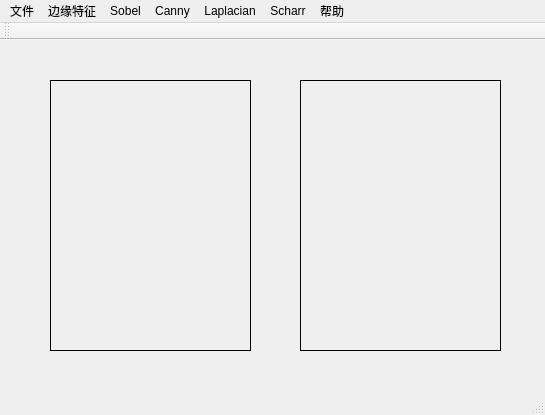
<?xml version="1.0" encoding="UTF-8"?>
<ui version="4.0">
 <class>MainWindow</class>
 <widget class="QMainWindow" name="MainWindow">
  <property name="geometry">
   <rect>
    <x>0</x>
    <y>0</y>
    <width>545</width>
    <height>415</height>
   </rect>
  </property>
  <property name="windowTitle">
   <string>IEDLS</string>
  </property>
  <widget class="QWidget" name="centralWidget">
   <widget class="QLabel" name="label1">
    <property name="geometry">
     <rect>
      <x>50</x>
      <y>40</y>
      <width>201</width>
      <height>271</height>
     </rect>
    </property>
    <property name="frameShape">
     <enum>QFrame::Box</enum>
    </property>
    <property name="text">
     <string/>
    </property>
   </widget>
   <widget class="QLabel" name="label2">
    <property name="geometry">
     <rect>
      <x>300</x>
      <y>40</y>
      <width>201</width>
      <height>271</height>
     </rect>
    </property>
    <property name="frameShape">
     <enum>QFrame::Box</enum>
    </property>
    <property name="text">
     <string/>
    </property>
   </widget>
  </widget>
  <widget class="QMenuBar" name="menuBar">
   <property name="geometry">
    <rect>
     <x>0</x>
     <y>0</y>
     <width>545</width>
     <height>23</height>
    </rect>
   </property>
   <widget class="QMenu" name="menu">
    <property name="title">
     <string>文件</string>
    </property>
    <addaction name="openLenaJpg"/>
    <addaction name="openCustomeFile"/>
    <addaction name="restoreFile"/>
    <addaction name="exitSystem"/>
   </widget>
   <widget class="QMenu" name="menu_2">
    <property name="title">
     <string>帮助</string>
    </property>
    <addaction name="copyright"/>
    <addaction name="about"/>
   </widget>
   <widget class="QMenu" name="menu_3">
    <property name="title">
     <string>边缘特征</string>
    </property>
    <addaction name="separator"/>
    <addaction name="actionSobel"/>
    <addaction name="actionCanny"/>
    <addaction name="actionLaplacian"/>
    <addaction name="actionScharr"/>
   </widget>
   <widget class="QMenu" name="menuSobel">
    <property name="title">
     <string>Sobel</string>
    </property>
    <widget class="QMenu" name="menu_4">
     <property name="title">
      <string>方向</string>
     </property>
     <addaction name="actionDx"/>
     <addaction name="actionDy"/>
     <addaction name="actionDx_dy"/>
    </widget>
    <widget class="QMenu" name="menuKsize">
     <property name="title">
      <string>Ksize大小</string>
     </property>
     <addaction name="separator"/>
     <addaction name="action1"/>
     <addaction name="action3"/>
     <addaction name="action5"/>
     <addaction name="action7"/>
    </widget>
    <widget class="QMenu" name="menuScale">
     <property name="title">
      <string>scale缩放因子</string>
     </property>
     <addaction name="action1_2"/>
     <addaction name="action0_5"/>
     <addaction name="action2"/>
    </widget>
    <widget class="QMenu" name="menuDelta">
     <property name="title">
      <string>delta值</string>
     </property>
     <addaction name="actionDelta_0"/>
     <addaction name="actionDelta_1"/>
     <addaction name="actionDelta_2"/>
    </widget>
    <addaction name="menu_4"/>
    <addaction name="menuKsize"/>
    <addaction name="menuScale"/>
    <addaction name="menuDelta"/>
   </widget>
   <widget class="QMenu" name="menuCanny">
    <property name="title">
     <string>Canny</string>
    </property>
    <widget class="QMenu" name="menuApertureSize">
     <property name="title">
      <string>apertureSize</string>
     </property>
     <addaction name="actionAs_4"/>
     <addaction name="actionAs_1"/>
     <addaction name="actionAs_3"/>
    </widget>
    <widget class="QMenu" name="menuL2gradient">
     <property name="title">
      <string>L2gradient</string>
     </property>
     <addaction name="actionFalse"/>
     <addaction name="actionTrue"/>
    </widget>
    <widget class="QMenu" name="menuThreshold1">
     <property name="title">
      <string>threshold1</string>
     </property>
     <addaction name="action50"/>
     <addaction name="action100"/>
    </widget>
    <widget class="QMenu" name="menuThreshold2">
     <property name="title">
      <string>threshold2</string>
     </property>
     <addaction name="action150"/>
     <addaction name="action200"/>
    </widget>
    <addaction name="menuThreshold1"/>
    <addaction name="menuThreshold2"/>
    <addaction name="menuApertureSize"/>
    <addaction name="menuL2gradient"/>
   </widget>
   <widget class="QMenu" name="menuLaplacian">
    <property name="title">
     <string>Laplacian</string>
    </property>
    <widget class="QMenu" name="menuKsize_2">
     <property name="title">
      <string>ksize</string>
     </property>
     <addaction name="actionKsize_1"/>
     <addaction name="actionKsize_3"/>
     <addaction name="actionKsize_5"/>
    </widget>
    <widget class="QMenu" name="menuScale_2">
     <property name="title">
      <string>scale</string>
     </property>
     <addaction name="actionScale_1"/>
     <addaction name="actionScale_0_5"/>
     <addaction name="actionScale_3"/>
    </widget>
    <widget class="QMenu" name="menuDelta_2">
     <property name="title">
      <string>delta</string>
     </property>
     <addaction name="actionDelta_4"/>
     <addaction name="actionDelta_50"/>
     <addaction name="actionDelta_100"/>
    </widget>
    <addaction name="menuKsize_2"/>
    <addaction name="menuScale_2"/>
    <addaction name="menuDelta_2"/>
   </widget>
   <widget class="QMenu" name="menuScharr">
    <property name="title">
     <string>Scharr</string>
    </property>
    <widget class="QMenu" name="menu_5">
     <property name="title">
      <string>方向</string>
     </property>
     <addaction name="actionX"/>
     <addaction name="actionY"/>
    </widget>
    <widget class="QMenu" name="menuScale_3">
     <property name="title">
      <string>scale</string>
     </property>
     <addaction name="actionSscale_1"/>
     <addaction name="actionSscale_0_5"/>
     <addaction name="actionSscale_2"/>
    </widget>
    <widget class="QMenu" name="menuDelta_3">
     <property name="title">
      <string>delta</string>
     </property>
     <addaction name="actionSdelta_0"/>
     <addaction name="actionSdelta_50"/>
     <addaction name="actionSdelta_100"/>
    </widget>
    <addaction name="menu_5"/>
    <addaction name="menuScale_3"/>
    <addaction name="menuDelta_3"/>
   </widget>
   <addaction name="menu"/>
   <addaction name="menu_3"/>
   <addaction name="menuSobel"/>
   <addaction name="menuCanny"/>
   <addaction name="menuLaplacian"/>
   <addaction name="menuScharr"/>
   <addaction name="menu_2"/>
  </widget>
  <widget class="QToolBar" name="mainToolBar">
   <attribute name="toolBarArea">
    <enum>TopToolBarArea</enum>
   </attribute>
   <attribute name="toolBarBreak">
    <bool>false</bool>
   </attribute>
  </widget>
  <widget class="QStatusBar" name="statusBar"/>
  <action name="openLenaJpg">
   <property name="text">
    <string>打开测试文件（lena.jpg)</string>
   </property>
  </action>
  <action name="openCustomeFile">
   <property name="text">
    <string>打开自定义文件</string>
   </property>
  </action>
  <action name="restoreFile">
   <property name="text">
    <string>还原</string>
   </property>
  </action>
  <action name="exitSystem">
   <property name="text">
    <string>退出</string>
   </property>
  </action>
  <action name="copyright">
   <property name="text">
    <string>版权</string>
   </property>
  </action>
  <action name="about">
   <property name="text">
    <string>关于</string>
   </property>
  </action>
  <action name="actionSobel">
   <property name="text">
    <string>Sobel</string>
   </property>
  </action>
  <action name="actionCanny">
   <property name="text">
    <string>Canny</string>
   </property>
  </action>
  <action name="actionLaplacian">
   <property name="text">
    <string>Laplacian</string>
   </property>
  </action>
  <action name="actionDx">
   <property name="text">
    <string>dx</string>
   </property>
  </action>
  <action name="actionDy">
   <property name="text">
    <string>dy</string>
   </property>
  </action>
  <action name="actionDx_dy">
   <property name="text">
    <string>dx&amp;&amp;dy</string>
   </property>
  </action>
  <action name="action1">
   <property name="text">
    <string>size=1</string>
   </property>
  </action>
  <action name="action3">
   <property name="text">
    <string>size=3</string>
   </property>
  </action>
  <action name="action5">
   <property name="text">
    <string>size=5</string>
   </property>
  </action>
  <action name="action7">
   <property name="text">
    <string>size=7</string>
   </property>
  </action>
  <action name="action1_2">
   <property name="text">
    <string>scale=1</string>
   </property>
  </action>
  <action name="action0_5">
   <property name="text">
    <string>scale=0.5</string>
   </property>
  </action>
  <action name="action2">
   <property name="text">
    <string>scale=2</string>
   </property>
  </action>
  <action name="actionDelta_1">
   <property name="text">
    <string>delta=50</string>
   </property>
  </action>
  <action name="actionDelta_0">
   <property name="text">
    <string>delta=0</string>
   </property>
  </action>
  <action name="actionDelta_2">
   <property name="text">
    <string>delta=100</string>
   </property>
  </action>
  <action name="actionAs_1">
   <property name="text">
    <string>as=5</string>
   </property>
  </action>
  <action name="actionAs_3">
   <property name="text">
    <string>as=7</string>
   </property>
  </action>
  <action name="actionAs_4">
   <property name="text">
    <string>as=3</string>
   </property>
  </action>
  <action name="actionFalse">
   <property name="text">
    <string>false</string>
   </property>
  </action>
  <action name="actionTrue">
   <property name="text">
    <string>true</string>
   </property>
  </action>
  <action name="action50">
   <property name="text">
    <string>t1=50</string>
   </property>
  </action>
  <action name="action150">
   <property name="text">
    <string>t2=150</string>
   </property>
  </action>
  <action name="action200">
   <property name="text">
    <string>t2=200</string>
   </property>
  </action>
  <action name="action100">
   <property name="text">
    <string>t1=100</string>
   </property>
  </action>
  <action name="actionKsize_1">
   <property name="text">
    <string>ksize=1</string>
   </property>
  </action>
  <action name="actionKsize_3">
   <property name="text">
    <string>ksize=3</string>
   </property>
  </action>
  <action name="actionKsize_5">
   <property name="text">
    <string>ksize=5</string>
   </property>
  </action>
  <action name="actionScale_1">
   <property name="text">
    <string>lscale=1</string>
   </property>
  </action>
  <action name="actionScale_0_5">
   <property name="text">
    <string>lscale=0.5</string>
   </property>
  </action>
  <action name="actionScale_3">
   <property name="text">
    <string>lscale=2</string>
   </property>
  </action>
  <action name="actionDelta_4">
   <property name="text">
    <string>ldelta=0</string>
   </property>
  </action>
  <action name="actionDelta_50">
   <property name="text">
    <string>ldelta=50</string>
   </property>
  </action>
  <action name="actionDelta_100">
   <property name="text">
    <string>ldelta=100</string>
   </property>
  </action>
  <action name="actionX">
   <property name="text">
    <string>x</string>
   </property>
  </action>
  <action name="actionY">
   <property name="text">
    <string>y</string>
   </property>
  </action>
  <action name="actionSscale_1">
   <property name="text">
    <string>sscale=1</string>
   </property>
  </action>
  <action name="actionSscale_0_5">
   <property name="text">
    <string>sscale=0.5</string>
   </property>
  </action>
  <action name="actionSscale_2">
   <property name="text">
    <string>sscale=2</string>
   </property>
  </action>
  <action name="actionSdelta_0">
   <property name="text">
    <string>sdelta=0</string>
   </property>
  </action>
  <action name="actionSdelta_50">
   <property name="text">
    <string>sdelta=50</string>
   </property>
  </action>
  <action name="actionSdelta_100">
   <property name="text">
    <string>sdelta=100</string>
   </property>
  </action>
  <action name="actionScharr">
   <property name="text">
    <string>Scharr</string>
   </property>
  </action>
 </widget>
 <layoutdefault spacing="6" margin="11"/>
 <resources/>
 <connections/>
</ui>
